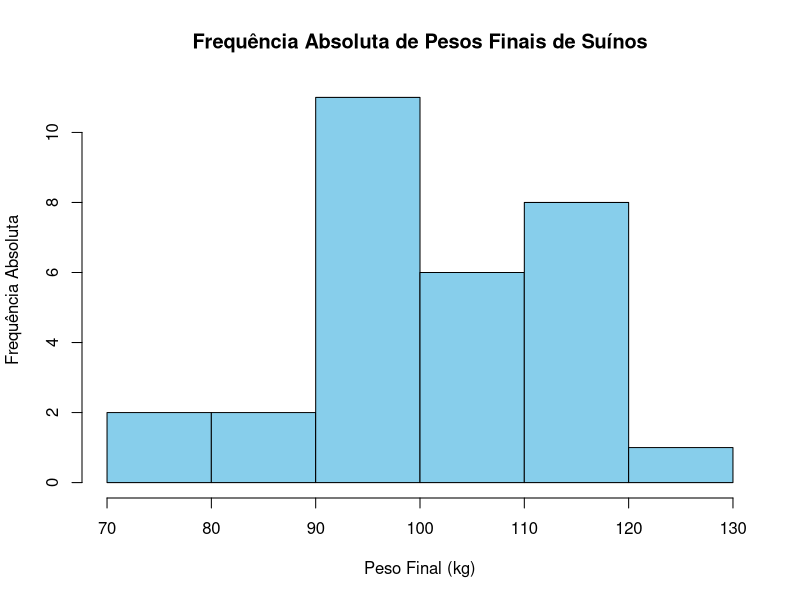

This chart was generated by the following R code:
# Dados
pesos <- c(95, 117, 94, 77, 102, 97, 115, 108, 114, 116, 100, 120, 99, 78, 89, 111, 100, 106, 82, 94, 112, 130, 97, 99, 102, 96, 108, 118, 96, 105)

# Criando o histograma
hist(pesos, main = "Frequência Absoluta de Pesos Finais de Suínos", xlab = "Peso Final (kg)", ylab = "Frequência Absoluta", col = "skyblue", border = "black")
